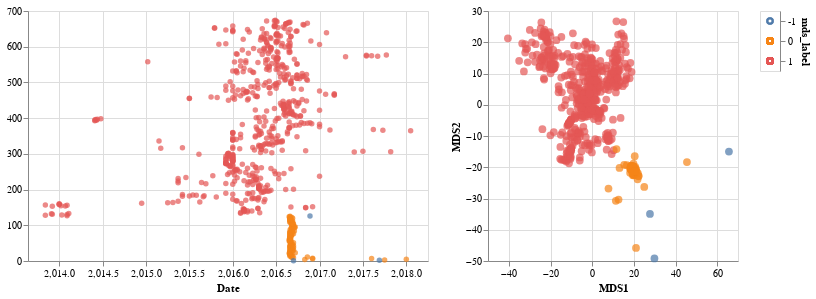

Notebook cell for this chart:
### Markdown cell above
# HDBSCAN output:

### Code cell
list_of_chart = linking_tree_with_plots_clickable(merged_mds_df,['mds1','mds2'],["MDS1", "MDS2"], 'mds_label:N', ["mds_label"], ['strain','clade_membership'])
list_of_chart[0]|list_of_chart[1]|list_of_chart[2]

### Figure 1 — Vega-Lite specification as saved in the notebook (floating-point values rounded to 4 significant figures; data arrays with more than 128 entries replaced by an {"elided": "..."} marker saying what was removed)
{"config": {"view": {"continuousWidth": 400, "continuousHeight": 300}}, "hconcat": [{"mark": "circle", "encoding": {"color": {"condition": {"type": "nominal", "field": "mds_label", "legend": null, "selection": "selector012"}, "value": "lightgray"}, "tooltip": [{"type": "nominal", "field": "strain"}, {"type": "nominal", "field": "clade_membership"}], "x": {"type": "quantitative", "field": "date", "scale": {"domain": [2014.0, 2018.0]}, "title": "Date"}, "y": {"type": "quantitative", "field": "y", "title": ""}}, "height": 250, "selection": {"selector012": {"type": "multi", "fields": ["mds_label"]}}, "width": 400}, {"mark": {"type": "circle", "size": 60}, "encoding": {"color": {"condition": {"type": "nominal", "field": "mds_label", "legend": null, "selection": "selector012"}, "value": "lightgray"}, "tooltip": [{"type": "nominal", "field": "strain"}, {"type": "nominal", "field": "clade_membership"}], "x": {"type": "quantitative", "field": "mds1", "title": "MDS1"}, "y": {"type": "quantitative", "field": "mds2", "title": "MDS2"}}, "height": 250, "selection": {"selector012": {"type": "multi", "fields": ["mds_label"]}}, "width": 250}, {"mark": "point", "encoding": {"color": {"type": "nominal", "field": "mds_label"}, "y": {"type": "nominal", "axis": {"orient": "right"}, "field": "mds_label"}}, "selection": {"selector012": {"type": "multi", "fields": ["mds_label"]}}}], "data": {"name": "data-27d6a7b62344684f5d442ea26146af0b"}, "$schema": "https://vega.github.io/schema/vega-lite/v4.8.1.json", "datasets": {"data-27d6a7b62344684f5d442ea26146af0b": {"elided": "674 records"}}}
